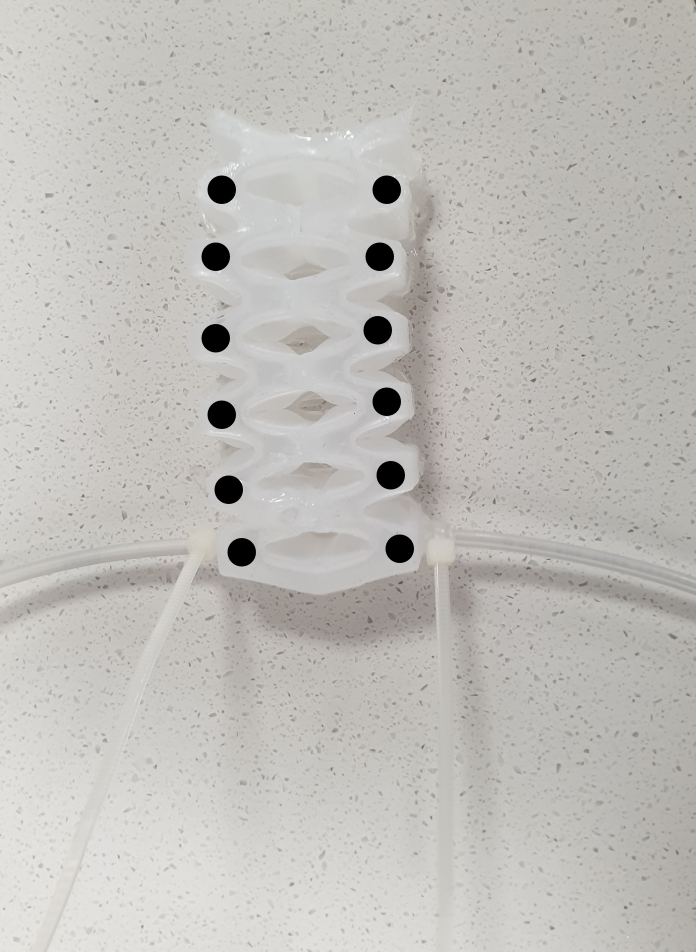
#> input picture Tracking/worm_draw_dots.png, 1392 x 1903 px (shown at 1/2 size)
$ jupyter execute visual_processing.ipynb
#> lines starting #> are read from the running program, lines starting #| are printed output that depends on the picture; after the words box and inside, x2 and y2 are one past the last pixel; in counts of white or black regions, pixels touching at a corner belong together
[cell 1]
# # Import packages
import cv2
import numpy as np
import math

[cell 2]
# image version - lines to edge of image

# Load image, grayscale, Otsu's threshold
image = cv2.imread('worm_draw_dots.png')
#> image is the input picture: shape (1903, 1392, 3); mean B, G, R 186, 190.1, 192
imageS = cv2.resize(image, (340, 560))
gray = cv2.cvtColor(imageS, cv2.COLOR_BGR2GRAY)
thresh = cv2.threshold(gray, 0, 255, cv2.THRESH_BINARY_INV + cv2.THRESH_OTSU)[1] # cv2.THRESH_BINARY_INV + cv2.THRESH_OTSU)[1]
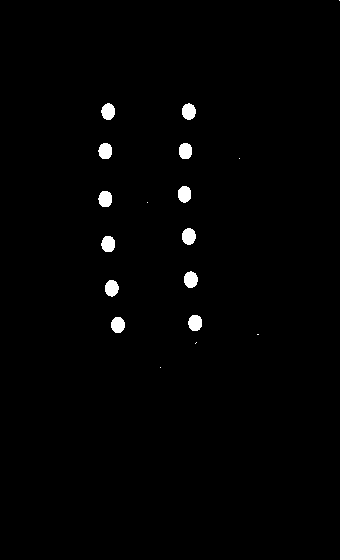
#> thresh: shape (560, 340); 1.2% white; 18 white regions (6 under 20 px), largest, box (x1, y1, x2, y2) and area: (182, 228, 196, 245) 187, (184, 271, 198, 288) 185, (182, 103, 196, 120) 184

# Morph open using elliptical shaped kernel
kernel = cv2.getStructuringElement(cv2.MORPH_ELLIPSE, (3,3))
opening = cv2.morphologyEx(thresh, cv2.MORPH_OPEN, kernel, iterations=3)
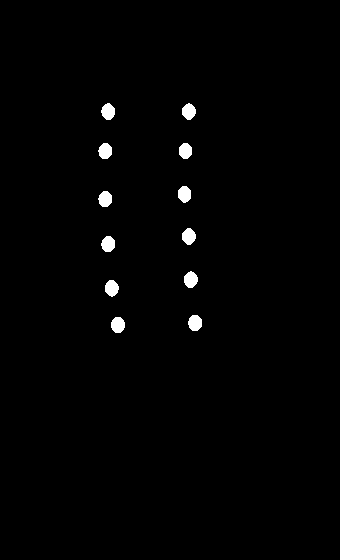
#> opening: shape (560, 340); 1.1% white; 12 white regions

# Find circles
cnts = cv2.findContours(opening, cv2.RETR_EXTERNAL, cv2.CHAIN_APPROX_SIMPLE)
#> cnts = 12 contours; largest, box (x1, y1, x2, y2) and area: (111, 317, 125, 333) 159, (188, 315, 202, 331) 159, (184, 271, 198, 288) 158, (105, 280, 119, 297) 156, (101, 103, 115, 120) 156
cnts = cnts[0] if len(cnts) == 2 else cnts[1]
circles = []
center = []
for c in cnts:
    area = cv2.contourArea(c)
    if area > 100 and area < 300:
        ((x, y), r) = cv2.minEnclosingCircle(c)
        # Get center coordinates and radii of all circles (converted to int)
        circles.append([cv2.minEnclosingCircle(c)])
        circle = cv2.minEnclosingCircle(c)
        center.append([np.int32(np.round(circle[0]))])
        cv2.circle(imageS, (int(x), int(y)), int(r), (36, 255, 12), 2)
#> this loop made 12 passes
#> (area, x, y, r) on passes 1 to 12: (159, 117.5, 324.5, 7.91), (159, 194.5, 322.5, 7.91), (156.5, 111, 287.9, 8.16), (157.5, 190, 279.1, 8.16), (154.5, 107.5, 243.5, 7.91), (156, 188.5, 236, 8.14), (153.5, 104.5, 198.5, 7.91), (154.5, 184, 193.9, 8.16), (148, 185, 150.5, 7.76), (153.5, 104.5, 150.5, 7.91), (154, 188.5, 111.1, 8.08), (156.5, 108, 111.1, 8.16)
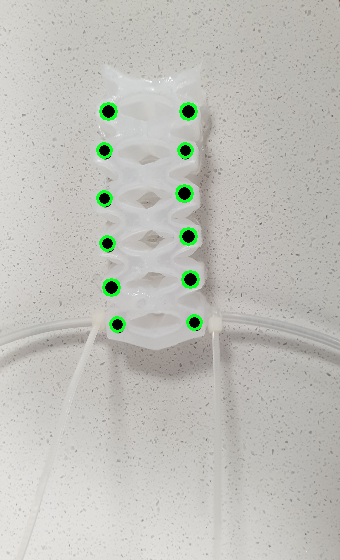
#> imageS: shape (560, 340, 3); mean B, G, R 185.4, 191.5, 191.1
#> after the loop, center = [[[118, 324]], [[194, 322]], [[111, 288]], [[190, 279]], [[108, 244]], [[188, 236]], [[104, 198]], [[184, 194]], [[185, 150]], [[104, 150]], [[188, 111]], [[108, 111]]]; circles = 12 items

# draw lines between circles

# Find horizontal lines within tolerance; calculate mean
centers = np.array(center)
#> centers = contour of 12 points, box (x1, y1, x2, y2) (104, 111, 195, 325), area 9118
n = len(centers)
#> n = 12
tol = 30
x_match = np.array([np.abs(centers[:,0,1] - cent[0,1]) < tol for cent in centers])
lines_global = []
lines_start = []
lines_end = []
for i in np.arange(n):
    lines_local = []
    lines_local.append(i)
    for j in np.arange(i+1, n):
        if (x_match[i, j]):
            lines_local.append(j)
    if (len(lines_local) > 1):
        lines_global.append(np.int32(np.round(np.mean(centers[lines_local,0,1]))))

        # find max and min value
        low = centers[lines_local,0,0].argmin()
        high = centers[lines_local,0,0].argmax()
        lines_start.append(centers[lines_local[low],0])
        lines_end.append(centers[lines_local[high],0])
        for j in lines_local:
            for k in lines_local:
                x_match[j, k] = False
                x_match[k, j] = False
#> this loop made 12 passes
#> (low, high) on passes 1, 3, 5, 7, 9, 11: (0, 1), (0, 1), (0, 1), (0, 1), (1, 0), (1, 0)
#> after the loop, lines_end = [[194, 322], [190, 279], [188, 236], [184, 194], [185, 150], [188, 111]]; lines_global = [323, 284, 240, 196, 150, 111]; lines_start = [[118, 324], [111, 288], [108, 244], [104, 198], [104, 150], [108, 111]]

# Draw horizontal lines
i = 0
for line in lines_global:
    cv2.line(imageS, (lines_start[i][0], line), (lines_end[i][0], line), (255, 0, 0), 2)
    i = i + 1
#> this loop made 6 passes
#> line on passes 1 to 6: 323, 284, 240, 196, 150, 111
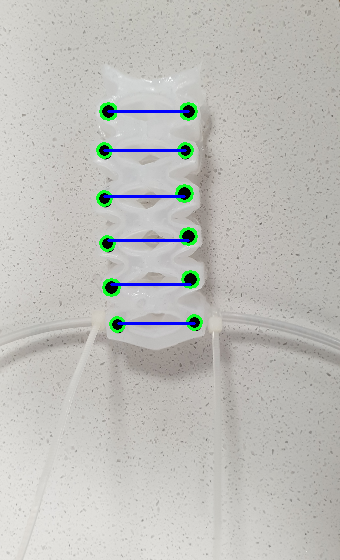
#> imageS: shape (560, 340, 3); 0.77% of pixels changed, all inside (x1, y1, x2, y2) = (103, 110, 196, 325)
#> after the loop, i = 6

# Find vertical lines within tolerance; calculate mean
x_match = np.array([np.abs(centers[:, 0,0] - cent[0,0]) < tol for cent in centers])
lines_global = []
for i in np.arange(n):
    lines_local = []
    lines_local.append(i)
    for j in np.arange(i+1, n):
        if (x_match[i, j]):
            lines_local.append(j)
    if (len(lines_local) > 1):
        lines_global.append(np.int32(np.round(np.mean(centers[lines_local, 0,0]))))
        for j in lines_local:
            for k in lines_local:
                x_match[j, k] = False
                x_match[k, j] = False
#> this loop made 12 passes
#> after the loop, lines_global = [109, 188]

# Draw vertical lines
for line in lines_global:
    cv2.line(imageS, (line, 0), (line, imageS.shape[0]), (255, 0, 0), 2)
#> this loop made 2 passes
#> line on passes 1 to 2: 109, 188
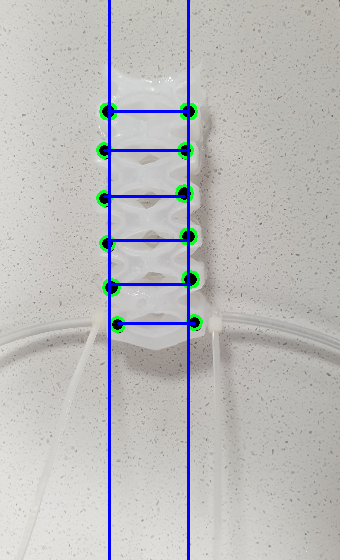
#> imageS: shape (560, 340, 3); 1.73% of pixels changed, all inside (x1, y1, x2, y2) = (108, 0, 190, 560)

cv2.imshow('thresh', thresh)
cv2.waitKey()
cv2.imshow('opening', opening)
cv2.waitKey()
cv2.imshow('image', imageS)
cv2.waitKey()
cv2.destroyAllWindows()

[cell 3]
# image version - squares between circles and spine

# Load image, grayscale, Otsu's threshold
image = cv2.imread('worm_draw_dots.png')
imageS = cv2.resize(image, (340, 560))
gray = cv2.cvtColor(imageS, cv2.COLOR_BGR2GRAY)
thresh = cv2.threshold(gray, 0, 255, cv2.THRESH_BINARY_INV + cv2.THRESH_OTSU)[1] # inverse converts background to black and lines/dots to white

# Morph open using elliptical shaped kernel
kernel = cv2.getStructuringElement(cv2.MORPH_ELLIPSE, (3,3))
#> kernel = [[0, 1, 0], [1, 1, 1], [0, 1, 0]]
opening = cv2.morphologyEx(thresh, cv2.MORPH_OPEN, kernel, iterations=3)

# Find circles
cnts = cv2.findContours(opening, cv2.RETR_EXTERNAL, cv2.CHAIN_APPROX_SIMPLE)
cnts = cnts[0] if len(cnts) == 2 else cnts[1]
circles = []
center = []
for c in cnts:
    area = cv2.contourArea(c)
    if area > 100 and area < 300:
        print(area)
        ((x, y), r) = cv2.minEnclosingCircle(c)
        # Get center coordinates and radii of all circles (converted to int)
        circles.append([cv2.minEnclosingCircle(c)])
        circle = cv2.minEnclosingCircle(c)
        center.append([np.int32(np.round(circle[0]))])
        cv2.circle(imageS, (int(x), int(y)), int(r), (36, 255, 12), 2)

# draw squares between circles

# Find nearest neighbours
centers = np.array(center)
n = len(centers)
tol = 30 # may have to increase tolerance when bending?

x_match = np.array([np.abs(centers[:,0,0] - cent[0,0]) < tol for cent in centers]) # vertical lines
y_match = np.array([np.abs(centers[:,0,1] - cent[0,1]) < tol for cent in centers]) # horizontal lines

# finding the shortest vertical lines so you don't get the ones that just go straight across
track_dist = []
track_i = []
track_j = []

for i in np.arange(n):
    for j in np.arange(i+1,n):
        if (x_match[i, j]):
            track_dist.append(abs(centers[i,0,1] - centers[j,0,1]))
            track_i.append(i)
            track_j.append(j)
#> after the loop, track_dist = 30 values, max 213 at index 4, min 36 at index 0, mean 100.3; track_i = 30 values from 0 to 9; track_j = 30 values, max 11 at index 4, min 2 at index 0, mean 7.83

sort_dist = sorted(zip(track_dist,track_i,track_j))
#> sort_dist = 30 items, first 6: (36, 0, 2), (39, 8, 10), (39, 9, 11), (42, 5, 7), (43, 1, 3), (43, 3, 5)

# keep shortest 4 distances (4 will change for actual actuator)
# sort_dist = sort_dist[:-2]
for m in np.arange(10, len(sort_dist)):
    x_match[sort_dist[m][1], sort_dist[m][2]] = False
#> this loop made 20 passes

# draw lines for squares on image
# use centre of horizontal lines for the spine
spine_coords = []
for i in np.arange(n): # i is centers[i]

    for j in np.arange(i+1, n):
        if (y_match[i, j]):
            start_hy = centers[i,0,1]
            end_hy = centers[j,0,1]
            start_hx = centers[i,0,0]
            end_hx = centers[j,0,0]
            cv2.line(imageS, (start_hx, start_hy), (end_hx, end_hy), (255, 0, 0), 2)

            # use centre of horizontal lines for the spine
            spine_coords.append([math.floor((start_hx + end_hx)/2), math.floor((start_hy + end_hy)/2)])

        if (x_match[i, j]):
            start_vx = centers[i,0,0]
            end_vx = centers[j,0,0]
            start_vy = centers[i,0,1]
            end_vy = centers[j,0,1]
            cv2.line(imageS, (start_vx, start_vy), (end_vx, end_vy), (255, 0, 0), 2)

    # draw spine
    for s in range(len(spine_coords)-1):
        cv2.line(imageS, (spine_coords[s][0],spine_coords[s][1]), (spine_coords[s+1][0],spine_coords[s+1][1]), (0, 0, 255), 2)

    for s in range(len(spine_coords)-2):
        p1x = spine_coords[s][0]
        p1y = spine_coords[s][1]

        p2x = spine_coords[s+1][0]
        p2y = spine_coords[s+1][1]

        p3x = spine_coords[s+2][0]
        p3y = spine_coords[s+2][1]

        opp1 = abs(p1y - p2y)
        opp2 = abs(p3y - p2y)

        adj1 = abs(p1x - p2x)
        adj2 = abs(p3x - p2x)

        if (adj1 != 0):
            a = math.tan(opp1/adj1)
        else:
            a = 0

        if (adj2 != 0):
            b = math.tan(opp2/adj2)
        else:
            b = 0

        if (p3y > p2y) and (p1y > p2y):
            angle = (math.pi - a) + b
        elif (p3y < p2y) and (p1y < p2y):
            angle = (math.pi - b) + a
        else:
            angle = math.pi - a - b
            angle = angle * 180/math.pi

        print("angle: ", angle)
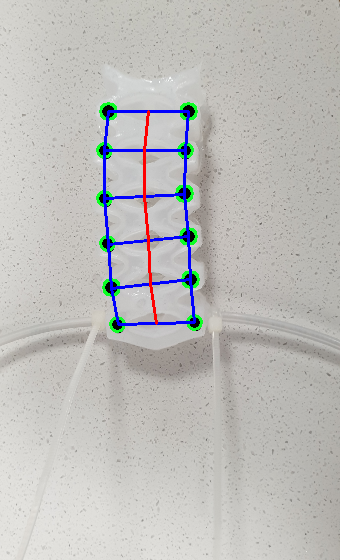
#> imageS: shape (560, 340, 3); 1.7% of pixels changed, all inside (x1, y1, x2, y2) = (103, 110, 196, 326)
#> after the loop, spine_coords = [[156, 323], [150, 283], [148, 240], [144, 196], [144, 150], [148, 111]]

cv2.imshow('thresh', thresh)
cv2.waitKey()
cv2.imshow('opening', opening)
cv2.waitKey()
cv2.imshow('image', imageS)
cv2.waitKey()
cv2.destroyAllWindows()

[cell 4]
# find dots and draw squares between dots

# sets the video source to the default webcam, which OpenCV can easily capture.
video_capture = cv2.VideoCapture(0)


while True:
    # Capture frame-by-frame - read() function reads one frame from the video source, which in this example is the webcam.
    # This returns: (1) actual video frame read (one frame on each loop) and (2) a return code (return code tells us if we
    # have run out of frames, which will happen if we are reading from a file. This doesn’t matter when reading from the
    # webcam, since we can record forever, so we will ignore it.
    ret, frame = video_capture.read()
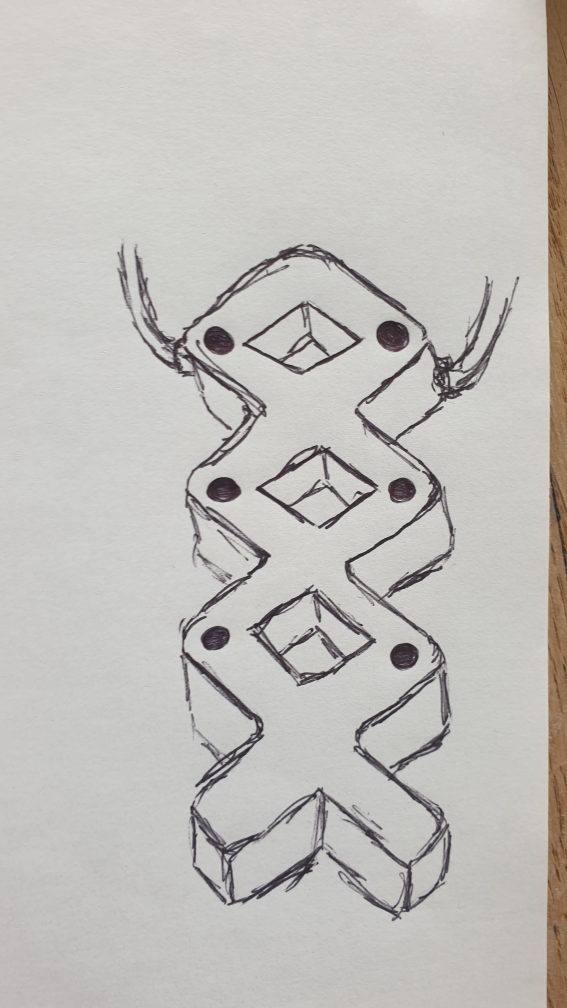
#> input picture Tracking/worm_drawing.jpg, 2268 x 4032 px, given in place of the camera (shown at 1/4 size)
#> frame is the input picture: shape (4032, 2268, 3); mean B, G, R 187.3, 191.1, 193.4

    # convert to greyscale. Alternative methods could include visual processing using the HSI scale (talk about how a mask could be
    # used for specific colours and how this would be especially advantageous for tracking of multiple segments)
    gray = cv2.cvtColor(frame, cv2.COLOR_BGR2GRAY)
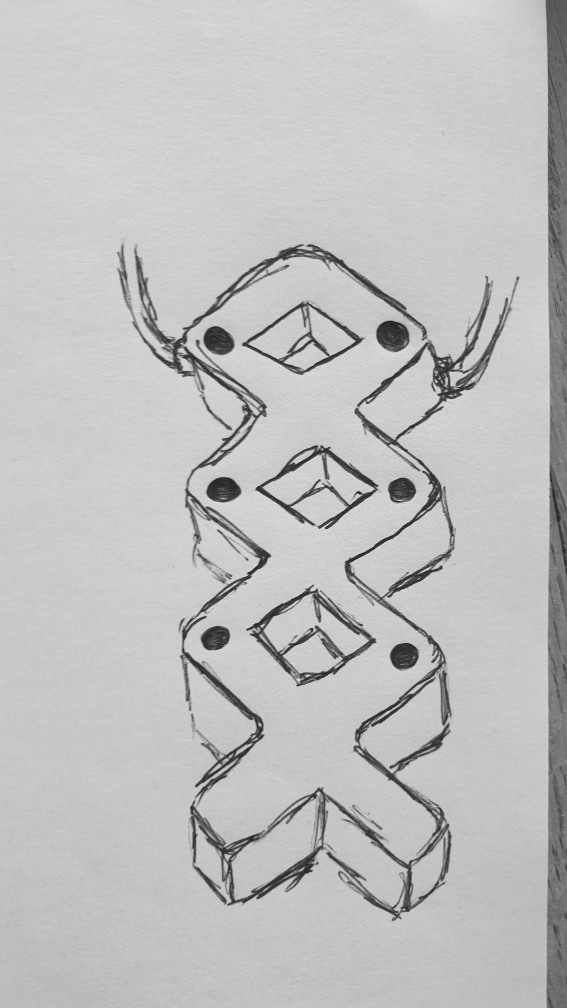
#> gray: shape (4032, 2268) (shown at 1/4 size); min 12, max 239, mean 191.4

    # Apply otsu's threshold (define?) and invert binary scale so that anything above the threshold (edges and the dots) are white and
    # the rest of the image is black. This makes visual processing easier as there are now only 2 levels rather than the 256 of
    # greyscale.
    thresh = cv2.threshold(gray, 0, 255, cv2.THRESH_BINARY_INV + cv2.THRESH_OTSU)[1]
#> thresh: shape (4032, 2268); 9.2% white; 192 white regions (128 under 20 px), largest, box (x1, y1, x2, y2) and area: (2182, 0, 2268, 4032) 299349, (757, 1105, 2078, 3685) 221061, (500, 977, 1711, 3229) 140123

    # Morph open using elliptical shaped kernel
    kernel = cv2.getStructuringElement(cv2.MORPH_ELLIPSE, (3,3))
    opening = cv2.morphologyEx(thresh, cv2.MORPH_OPEN, kernel, iterations=3)
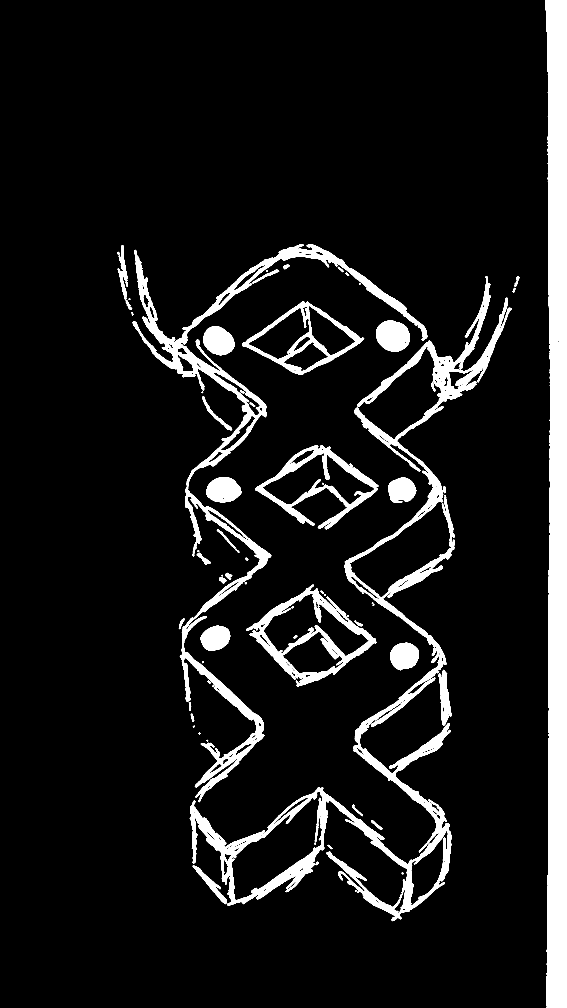
#> opening: shape (4032, 2268) (shown at 1/4 size); 9% white; 82 white regions

    # Find circles
    # findContours() detects changes in image colour and marks these as contours
    cnts = cv2.findContours(opening, cv2.RETR_EXTERNAL, cv2.CHAIN_APPROX_SIMPLE)
#> cnts = 74 contours, 11 with area under 20; largest, box (x1, y1, x2, y2) and area: (759, 1105, 2047, 3685) 304448, (2182, 0, 2268, 4032) 295245, (530, 977, 1711, 3209) 147836, (985, 2338, 1506, 2745) 85068, (968, 1205, 1457, 1500) 74462
    cnts = cnts[0] if len(cnts) == 2 else cnts[1]
    center = []
    for c in cnts:
        area = cv2.contourArea(c)

        # the area of the contour must be within the range expected for the dot drawn on the actuator.
        # If it is, a circle is drawn around the contour.
        if area > 50 and area < 1000:
            ((x, y), r) = cv2.minEnclosingCircle(c)
            circle = cv2.minEnclosingCircle(c)
            center.append([np.int32(np.round(circle[0]))])
            cv2.circle(frame, (int(x), int(y)), int(r), (36, 255, 12), 2)
#> this loop made 74 passes
#> (area, x, y, r) on passes 1, 6, 8, 9, 10, 11, 15, 16, 18, 24, 26, 32: (88, 1603.5, 3584.5, 9.82), (89.5, 1267.3, 3453.7, 7.17), (56, 1316, 3384.5, 6.5), (219.5, 1691.5, 3391, 22.5), (400.5, 1506.5, 3299, 27.61), (308, 1430, 3241.5, 28.81), (212, 769.5, 2870.5, 16.69), (181.5, 759, 2825.5, 17.53), (60, 836, 2728, 6.71), (185.5, 1437.5, 2495.5, 14.23), (309, 726.5, 2494.5, 23.12), (63, 1288, 2368.5, 7.83)
#> area on passes 4, 5, 7, 19, 21, 22: 33.5, 3541, 29, 5950.5, 27.5, 9588.5
#> after the loop, center = 30 items, first 6: [[1604, 3584]], [[1267, 3454]], [[1316, 3384]], [[1692, 3391]], [[1506, 3299]], [[1430, 3242]]

    # draw squares between circles to create a skeletal structure of the worm

    centers = np.array(center) # convert to numpy
#> centers = contour of 30 points, box (x1, y1, x2, y2) (474, 1013, 2068, 3585), area 528552
    n = len(centers) # calculate number of circles
#> n = 30
    tol = 30 # may have to increase tolerance when bending?

    # compare coordinates of dots, if an x or y coordinate is similar mark it as True
    x_match = np.array([np.abs(centers[:,0,0] - cent[0,0]) < tol for cent in centers]) # vertical lines
#> x_match: shape (30, 30) bool; 6.4% white in thin lines or dots
    y_match = np.array([np.abs(centers[:,0,1] - cent[0,1]) < tol for cent in centers]) # horizontal lines
#> y_match: shape (30, 30) bool; 5.3% white in thin lines or dots

    # finding the shortest vertical lines so you don't get the ones that just go straight across
    # depending on orientation of actual worm video you may have to switch this to horizontal
    track_dist = []
    track_i = []
    track_j = []

    # create an ordered list of all the vertical lines in current frame
    for i in np.arange(n):
        for j in np.arange(i+1,n):
            if (x_match[i, j]):
                track_dist.append(abs(centers[i,0,1] - centers[j,0,1]))
                track_i.append(i)
                track_j.append(j)
#> this loop made 30 passes
#> after the loop, track_dist = [1086, 1016, 746, 1382, 44, 494, 14, 166, 152, 94, 68, 764, 34, 18]; track_i = [1, 2, 5, 5, 6, 8, 12, 12, 13, 14, 18, 20, 23, 25]; track_j = [11, 11, 9, 20, 7, 15, 13, 17, 17, 16, 19, 25, 24, 27]
    sort_dist = sorted(zip(track_dist,track_i,track_j))
#> sort_dist = [(14, 12, 13), (18, 25, 27), (34, 23, 24), (44, 6, 7), (68, 18, 19), (94, 14, 16), (152, 13, 17), (166, 12, 17), (494, 8, 15), (746, 5, 9), (764, 20, 25), (1016, 2, 11), (1086, 1, 11), (1382, 5, 20)]

    # keep shortest n distances (4 for image, will change for actual actuator)
    for m in np.arange(4, len(sort_dist)):
        x_match[sort_dist[m][1], sort_dist[m][2]] = False
#> this loop made 10 passes
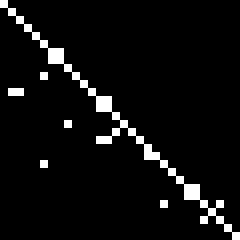
#> x_match: shape (30, 30) bool (shown 8 times larger); 5.3% white in thin lines or dots

    # draw lines for squares on image
    spine_coords = []
    for i in np.arange(n): # i is centers[i]
        for j in np.arange(i+1, n):
            # horizontal lines
            if (y_match[i, j]):
                start_hy = centers[i,0,1]
                end_hy = centers[j,0,1]
                start_hx = centers[i,0,0]
                end_hx = centers[j,0,0]
                cv2.line(frame, (start_hx, start_hy), (end_hx, end_hy), (255, 0, 0), 2)

                # use centre of horizontal lines for the spine
                spine_coords.append([math.floor((start_hx + end_hx)/2), math.floor((start_hy + end_hy)/2)])

            # vertical lines
            if (x_match[i, j]):
                start_vx = centers[i,0,0]
                end_vx = centers[j,0,0]
                start_vy = centers[i,0,1]
                end_vy = centers[j,0,1]
                cv2.line(frame, (start_vx, start_vy), (end_vx, end_vy), (255, 0, 0), 2)
#> after the loop, spine_coords = [[1504, 3387], [1082, 2495], [901, 2311], [900, 2235], [939, 2147], [1564, 1117], [1225, 1102], [1375, 1087], [1253, 1071]]

    # draw spine
    for s in range(len(spine_coords)-1):
        cv2.line(frame, (spine_coords[s][0],spine_coords[s][1]), (spine_coords[s+1][0],spine_coords[s+1][1]), (0, 0, 255), 2)
#> this loop made 8 passes

    # display video with respective lines and circles drawn on actuator.
    cv2.imshow('image', frame)

    if cv2.waitKey(1) & 0xFF == ord('q'):
#> (key q is pressed here)
        break

# When everything is done, release the capture
video_capture.release()
cv2.destroyAllWindows()
